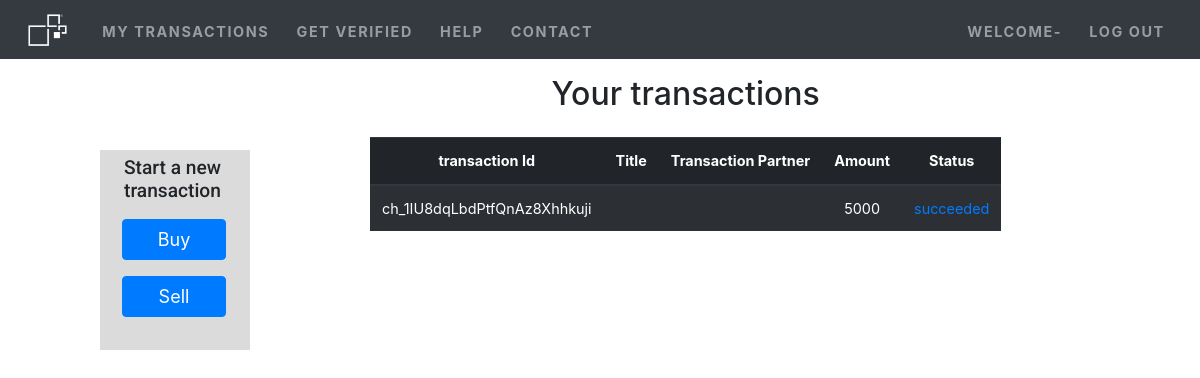
The page /my_transactions.php on the database as committed earlier.
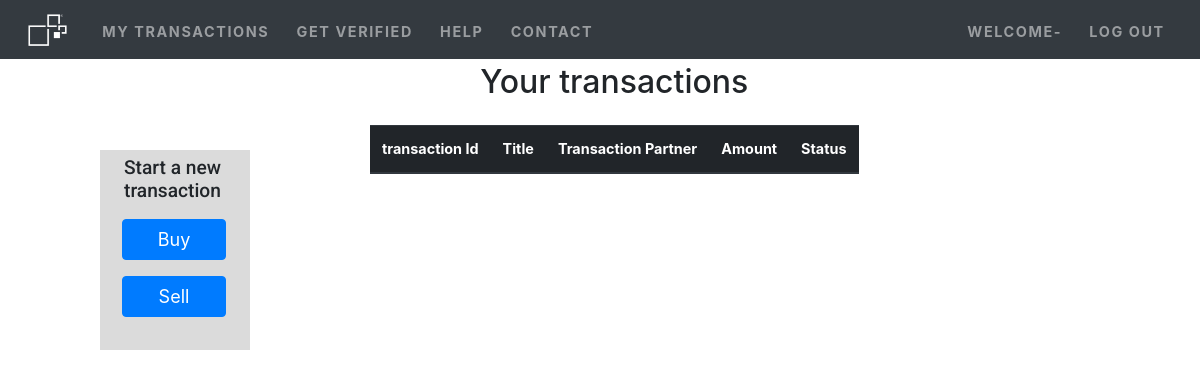
The same page on the database as committed later.
### tables this page shows
CREATE TABLE `transactions` (
  `id` varchar(255) NOT NULL,
  `customer_id` varchar(255) NOT NULL,
  `customer_email` varchar(255) NOT NULL,
  `product` varchar(255) NOT NULL,
  `transaction_title` varchar(255) NOT NULL,
  `transaction_partner` varchar(255) NOT NULL,
  `amount` varchar(255) NOT NULL,
  `currency` varchar(255) NOT NULL,
  `status` varchar(255) NOT NULL DEFAULT 'Pending',
  `created_at` datetime NOT NULL DEFAULT current_timestamp()
);

### server.php (called while the page is built, shortened)
<?php
function getData(){
  $mail = $_SESSION['useremail'];
  $sql="SELECT id, transaction_title, transaction_partner, amount, status
  FROM transactions
  WHERE customer_email= '$mail' OR transaction_partner='$mail'
  ORDER BY id DESC";
  $result = mysqli_query($GLOBALS['db'],$sql);
  if(mysqli_num_rows($result)>0){
      return $result;
  }
}
?>

### my_transactions.php (the view)
<?php
include('templates/header.php');
require_once 'server.php';
?>
<div class="parent-container">
<div class="transactions-container">
	<h1>Start a new transaction</h1>
	<div class="centered-buttons">
	<button type="submit" class="btn btn-primary" name="buy" onclick="location.href = 'deposit.php';">Buy</button>
	<button type="submit" class="btn btn-primary" name="sell" onclick="location.href = 'seller.php';">Sell</button>
	</div>
</div>
<div class="table-container">
<h2 class = "my-4 text-center" style="padding-top: 8%;">Your transactions</h2>
<div class="d-flex table-data" style = "text-align: center; width: 100%; font-size: 0.9em;">
        <table class="table table-striped table-dark">
            <thead class="thead-dark">
                <tr>
                    <th>transaction Id</th>
                    <th>Title</th>
                    <th>Transaction Partner</th>
                    <th>Amount</th>
                    <th>Status</th>
                </tr>
            </thead>
            <tbody id="tbody">
            <?php
                        $result = getData();
                        if($result){
                            while($row = mysqli_fetch_assoc($result)){?>
                                <tr>
                                    <td><?php echo $row['id'];?></td>
                                    <td><?php echo $row['transaction_title'];?></td>
                                    <td><?php echo $row['transaction_partner'];?></td>
                                    <td><?php echo $row['amount'];?></td>
									<td><a href="" style="text-decoration: none;"><?php echo $row['status'];?></a></td>
                                </tr>
                            <?php
                            }
                        }
                ?>
            </tbody>
        </table>
    </div>
</div>
</div>
<?php
include('templates/footer.php');
?>

### templates/header.php (shortened to what this page needs)
<?php
require_once('server.php');
?>
<!DOCTYPE html>
<html lang="en">
<head>
    <link rel="stylesheet" href="bootstrap-4.1.3-dist/css/bootstrap.min.css">
    <link rel="stylesheet" href="css/style.css">
    <link rel="stylesheet" href="css/fixed.css">
    <link rel="stylesheet" href="css/stripe.css">
    <link rel="stylesheet" href="https://maxcdn.bootstrapcdn.com/bootstrap/4.0.0/css/bootstrap.min.css">
</head>
<body>
<nav class="navbar navbar-expand-md navbar-dark bg-dark fixed-top">
	<a class="navbar-brand" href="#"><img src="img/nuno.png"></a>
	<div class="collapse navbar-collapse" id="navbarResponsive">
		<ul class = "navbar-nav">
			<li class="nav-item">
				<a class="nav-link" href="my_transactions.php">My transactions</a>
			</li>
			<li class="nav-item">
				<a class="nav-link" href="#">Get verified</a>
			</li>
			<li class="nav-item">
				<a class="nav-link" href="#">Help</a>
			</li>
			<li class="nav-item">
				<a class="nav-link" href="#">Contact</a>
			</li>
		</ul>
		<ul class = "navbar-nav ml-auto">
		<li>
		<a class="nav-link" href="#">Welcome-<?php echo $_SESSION['username'] ?></a>
		</li>
		<li class="nav-item">
			<a class="nav-link" href="logout.php">Log out</a>
		</li>
		</ul>
	</div>
	</nav>

### templates/footer.php (shortened to what this page needs)
</body>
</html>

### css/style.css (style rules this page uses)
body { overflow-x: hidden; font-family: 'Lato', sans-serif; color: #505962; }
.navbar { text-transform: uppercase; font-weight: 700; font-size: .9rem; letter-spacing: .1rem; background-color: rgba(0, 0, 0, 0.6)!important; }
.navbar-brand img { height: 2rem; }
.navbar-nav li { padding-right: .7rem; }
.navbar-dark .navbar-nav .nav-link { color:white; padding-top: .8rem; }
.table-data { text-align: center; font-size: 5em; }
.parent-container { display:flex; }
.transactions-container { width: 150px; height: 200px; background: #DBDBDB; margin: 150px auto; margin-left: 100px; position: relative; padding-right: 0%; margin-right: 10%; }
.transactions-container h1 { font-size: 1.2rem; font-family: 'Roboto', sans-serif; padding-left: 1.5rem; padding-top: 0.4rem; }
.centered-buttons { margin-left: 22px; position: absolute; top: 55%; -ms-transform: translateY(-50%); transform: translateY(-50%); }
.centered-buttons button { font-size: 18px; width: 6.5rem; margin-top: 1rem; transition-duration: 0.4s; }

### css/fixed.css (style rules this page uses)
.fixed-top { -webkit-backface-visibility: hidden; }

Rows that differ between the two databases and show on the page:
removed transactions: id "ch_1IU8dqLbdPtfQnAz8Xhhkuji", amount "5000", status "succeeded"
